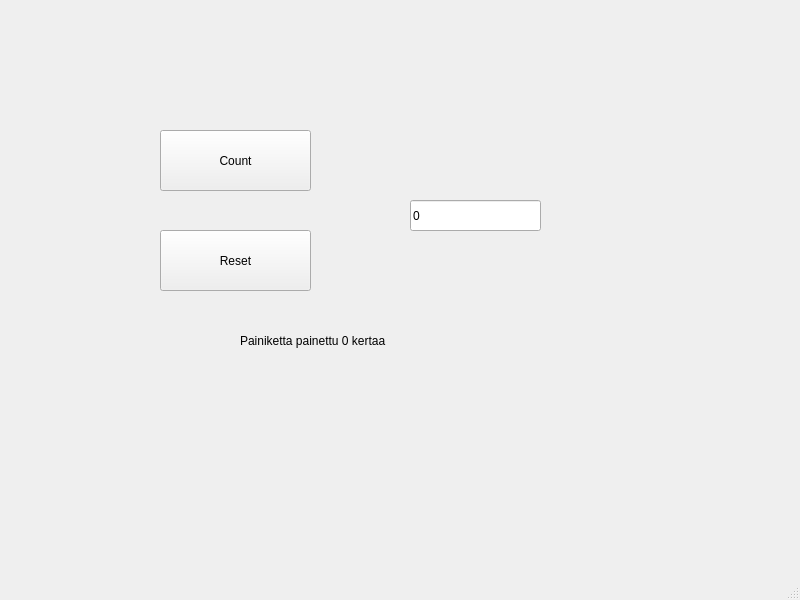
<?xml version="1.0" encoding="UTF-8"?>
<ui version="4.0">
 <class>MainWindow</class>
 <widget class="QMainWindow" name="MainWindow">
  <property name="geometry">
   <rect>
    <x>0</x>
    <y>0</y>
    <width>800</width>
    <height>600</height>
   </rect>
  </property>
  <property name="windowTitle">
   <string>MainWindow</string>
  </property>
  <widget class="QWidget" name="centralwidget">
   <widget class="QPushButton" name="btnCount">
    <property name="geometry">
     <rect>
      <x>160</x>
      <y>130</y>
      <width>151</width>
      <height>61</height>
     </rect>
    </property>
    <property name="text">
     <string>Count</string>
    </property>
   </widget>
   <widget class="QPushButton" name="btnReset">
    <property name="geometry">
     <rect>
      <x>160</x>
      <y>230</y>
      <width>151</width>
      <height>61</height>
     </rect>
    </property>
    <property name="text">
     <string>Reset</string>
    </property>
   </widget>
   <widget class="QLineEdit" name="txtResult">
    <property name="geometry">
     <rect>
      <x>410</x>
      <y>200</y>
      <width>131</width>
      <height>31</height>
     </rect>
    </property>
    <property name="text">
     <string>0</string>
    </property>
   </widget>
   <widget class="QLabel" name="labelInfo">
    <property name="geometry">
     <rect>
      <x>240</x>
      <y>320</y>
      <width>181</width>
      <height>41</height>
     </rect>
    </property>
    <property name="text">
     <string>Painiketta painettu 0 kertaa</string>
    </property>
   </widget>
  </widget>
  <widget class="QMenuBar" name="menubar">
   <property name="geometry">
    <rect>
     <x>0</x>
     <y>0</y>
     <width>800</width>
     <height>21</height>
    </rect>
   </property>
  </widget>
  <widget class="QStatusBar" name="statusbar"/>
 </widget>
 <resources/>
 <connections/>
</ui>
